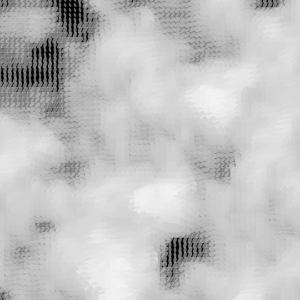
Frame 1 (no input)
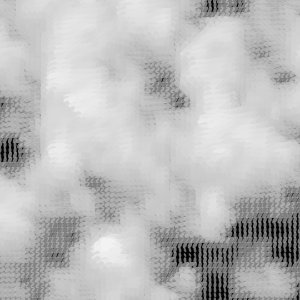
Frame 60 (the mouse pressed at the canvas centre just before this capture)
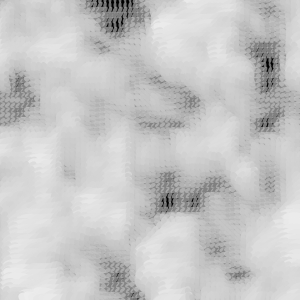
Frame 120 (the mouse held since frame 60 and released just before this capture)

The Processing sketch that drew these frames (run headless with seeded random() and noise(); from frame 60 on, the mouse is pressed at the canvas centre):

// Processing sketch: c_5_6_noise_animation
// ── c_5_6_noise_animation.pde
float xStart, xNoise, yStart, yNoise;
float xStartNoise, yStartNoise;

void setup() {
    // 描画ウィンドウの幅と高さを指定する
    size(300, 300);
    // 滑らかな描画（アンチエイリアス）を有効にする
    smooth();
    // 背景色を指定
    background(0);
    // フレームレートを指定
    frameRate(24);
    // 開始位置にノイズを使う
    xStartNoise = random(20);
    yStartNoise = random(20);
    // シード値を設定
    xStart = random(10);
    yNoise = random(10);
}

void draw() {
    // 毎フレーム毎にbackgroundをクリアする
    background(0);

    // 毎フレーム毎に開始位置のシード値を加算する   
    xStartNoise += 0.01;
    yStartNoise += 0.01;
    xStart += (noise(xStartNoise) * 0.5) - 0.25;
    yStart += (noise(yStartNoise) * 0.5) - 0.25;

    xNoise = xStart;
    yNoise = yStart;

    for (int y = 0; y <= height; y += 5) {
        // シード値に0.1を加算
        yNoise += 0.1;
        // 各列の開始時点でxNoiseをリセット
        xNoise = xStart;
        for (int x = 0; x <= width; x += 5) {
            // シード値に0.1を加算
            xNoise += 0.1;
            drawPoint(x, y, noise(xNoise, yNoise));
        }   
    }
}

void drawPoint(float x, float y, float noiseFactor) {
    // 現在の座標を保存する
    pushMatrix();
    // 座標（描画位置）の移動
    translate(x, y);
    // 座標を回転する
    rotate(noiseFactor * radians(540));
    float edgeSize = noiseFactor * 35;
    float grey = 150 + (noiseFactor * 120);
    float alph = 150 + (noiseFactor * 120);
    noStroke();
    fill(grey, alph);
    ellipse(0, 0, edgeSize, edgeSize / 2);
    // 保存した座標をとりだす
    popMatrix();
}
